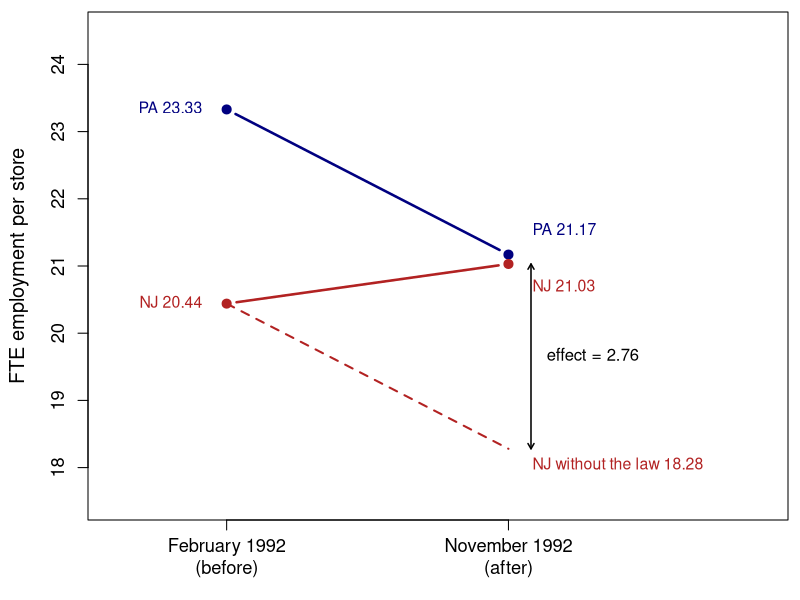

This figure's R source:
## Week 10 -- Card and Krueger (1994) 2x2 as a picture: FTE employment per store, their Table 3
## (PA 79 stores, NJ 331 stores, February and November 1992). Dashed = NJ had it moved like PA.
##   Rscript figs/w10_ck_parallel.R   (from the week folder; writes figs/ck_parallel.pdf)
pa <- c(23.33, 21.17); nj <- c(20.44, 21.03)
cf <- nj[1] + diff(pa)                                  ## NJ without the law, under parallel trends
cat("NJ counterfactual November:", cf, "; DiD:", nj[2] - cf, "\n")
x <- c(1, 2)
pdf("figs/ck_parallel.pdf", width = 6.4, height = 4.4, family = "Times")
par(mar = c(4, 4.4, 0.6, 0.6), cex.lab = 1.2, cex.axis = 1.1)
plot(x, pa, type = "b", pch = 19, lwd = 2.5, col = "navy", xlim = c(0.6, 2.9), ylim = c(17.5, 24.5),
     xaxt = "n", xlab = "", ylab = "FTE employment per store")
axis(1, at = x, labels = c("February 1992\n(before)", "November 1992\n(after)"), padj = 0.5)
lines(x, nj, type = "b", pch = 19, lwd = 2.5, col = "firebrick")
lines(x, c(nj[1], cf), lty = 2, lwd = 2, col = "firebrick")
arrows(2.08, cf, 2.08, nj[2], code = 3, length = 0.06, lwd = 1.5)
## their Table 3 reports 2.76 from unrounded means; the rounded cell means give 2.75
text(2.1, (cf + nj[2]) / 2, "effect = 2.76", pos = 4, cex = 1.0)
text(2.05, pa[2] + 0.35, sprintf("PA %.2f", pa[2]), pos = 4, cex = 0.95, col = "navy")
text(2.05, nj[2] - 0.35, sprintf("NJ %.2f", nj[2]), pos = 4, cex = 0.95, col = "firebrick")
text(2.05, cf - 0.25, sprintf("NJ without the law %.2f", cf), pos = 4, cex = 0.95, col = "firebrick")
text(0.95, pa[1], sprintf("PA %.2f", pa[1]), pos = 2, cex = 0.95, col = "navy")
text(0.95, nj[1], sprintf("NJ %.2f", nj[1]), pos = 2, cex = 0.95, col = "firebrick")
dev.off()
